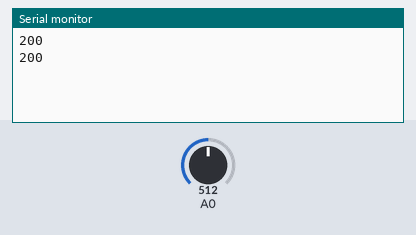
Bench run of a sketch on a simulated Arduino Uno, built with avr-gcc and run on an emulated ATmega328P. Parts: the last lines printed to the serial monitor. The inputs (shaded band) are chosen by the test bench; at power-on: A0 = 512.

Above: at 1.8 s.
1.9 s: A0 set to 716
At 2.8 s:
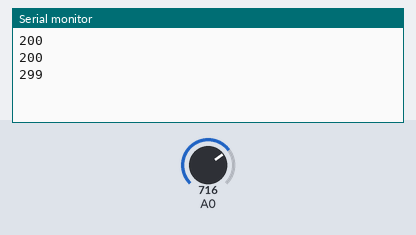
3.4 s: A0 set to 900
At 4.5 s:
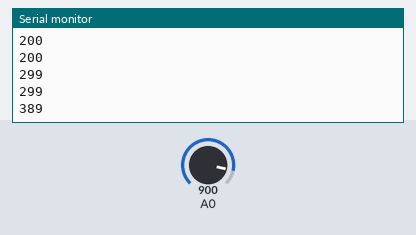
Timing chart, 0 to 6.4 s (numbered marks = the images above; inputs shaded):
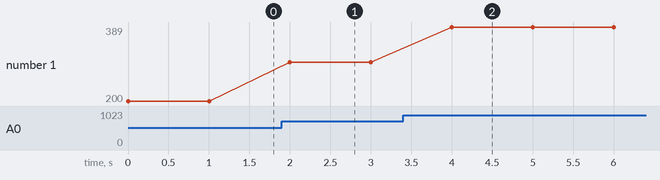

The sketch:

sensor_de_temperatura1.ino
```cpp
// C++ code
//
int temp = 0;

void setup()
{
  pinMode(A0, INPUT);
  Serial.begin(9600);
}

void loop()
{
  temp = (-40 + 0.488155 * (analogRead(A0) - 20));
  Serial.println(temp);
  delay(1000); // Wait for 1000 millisecond(s)
}
```

Measured:
- after the input at 1.9 s, the serial monitor: prints a new line after 0.10 s (image 1)
- after the input at 3.4 s, the serial monitor: prints a new line after 0.60 s (image 2)
- plotted number 1: 200 → 299 after the input at 1.9 s, 299 → 389 after the input at 3.4 s
